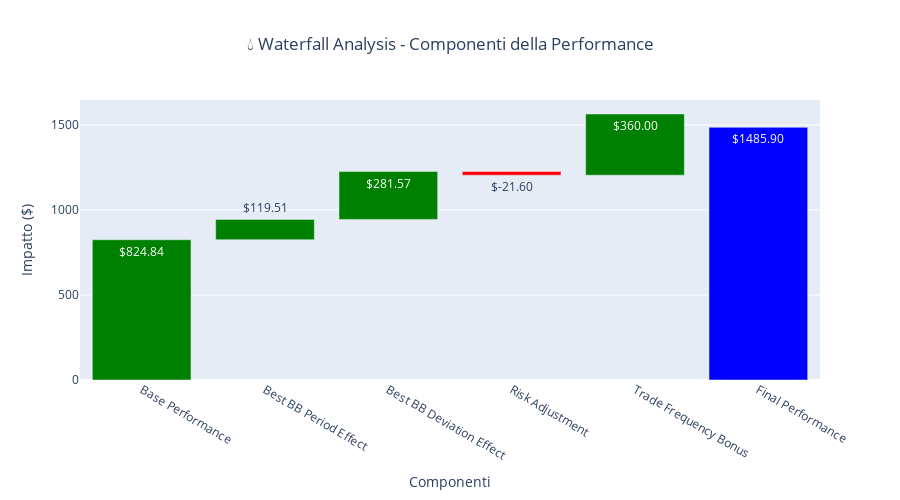
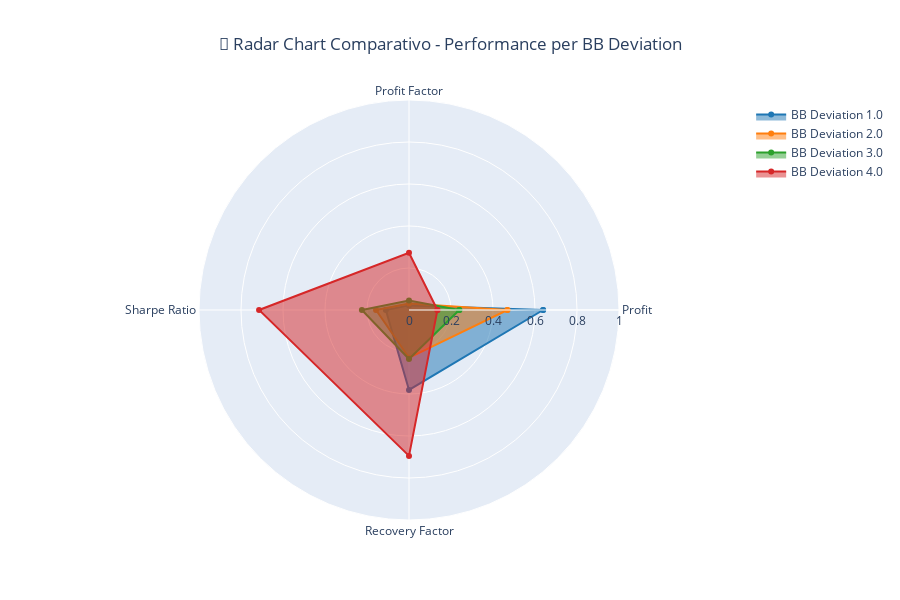
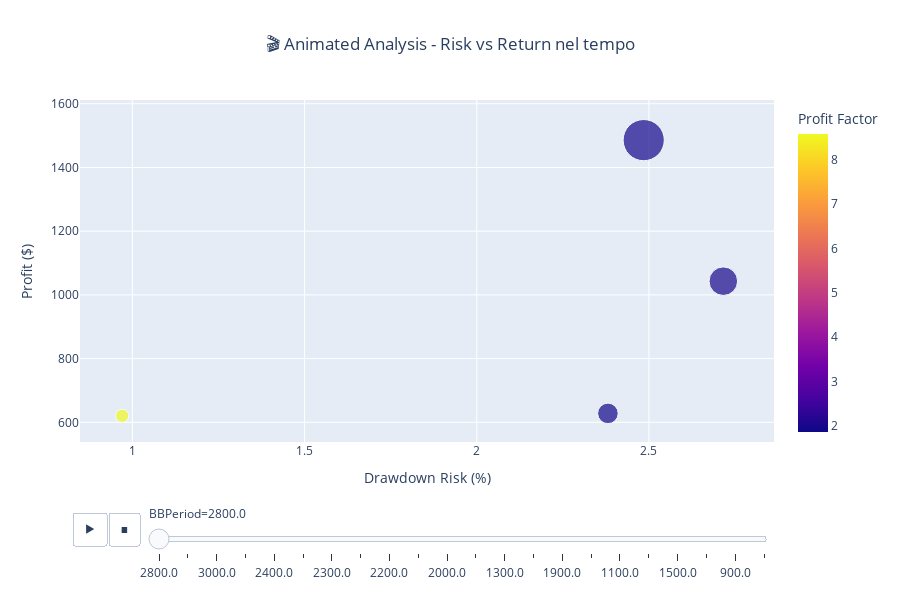

Notebook source saved alongside these figures, in order:
### Code cell
# 5. Advanced Analytics: Waterfall Chart and Performance Timeline

# Waterfall Chart for Performance Breakdown
performance_components = {
    'Base Performance': df['Profit'].mean(),
    'Best BB Period Effect': df.groupby('BBPeriod')['Profit'].mean().max() - df['Profit'].mean(),
    'Best BB Deviation Effect': df.groupby('BBDeviation')['Profit'].mean().max() - df['Profit'].mean(),
    'Risk Adjustment': -df['Equity DD %'].mean() * 10,  # Negative impact of risk
    'Trade Frequency Bonus': (df['Trades'].mean() - df['Trades'].min()) * 2,
    'Final Performance': df['Profit'].max()
}

# Create waterfall data
categories = list(performance_components.keys())
values = list(performance_components.values())
cumulative = np.cumsum([0] + values[:-1])

fig_waterfall = go.Figure()

# Add bars for each component
for i, (cat, val) in enumerate(zip(categories[:-1], values[:-1])):
    color = 'green' if val > 0 else 'red'
    fig_waterfall.add_trace(go.Bar(
        x=[cat],
        y=[val],
        base=cumulative[i] if i > 0 else 0,
        marker_color=color,
        name=cat,
        text=f'${val:.2f}',
        textposition='auto'
    ))

# Add final bar
fig_waterfall.add_trace(go.Bar(
    x=[categories[-1]],
    y=[values[-1]],
    marker_color='blue',
    name=categories[-1],
    text=f'${values[-1]:.2f}',
    textposition='auto'
))

fig_waterfall.update_layout(
    title="💧 Waterfall Analysis - Componenti della Performance",
    title_x=0.5,
    height=500,
    showlegend=False,
    xaxis_title="Componenti",
    yaxis_title="Impatto ($)"
)
fig_waterfall.show()

# Performance Radar Chart per ogni BB Deviation
fig_radar = go.Figure()

deviation_values = sorted(df['BBDeviation'].unique())
metrics = ['Profit', 'Profit Factor', 'Sharpe Ratio', 'Recovery Factor']

for dev in deviation_values:
    dev_data = df[df['BBDeviation'] == dev]
    
    # Normalize metrics to 0-1 scale for radar chart
    radar_values = []
    for metric in metrics:
        if metric == 'Profit':
            normalized = (dev_data[metric].mean() - df[metric].min()) / (df[metric].max() - df[metric].min())
        else:
            normalized = (dev_data[metric].mean() - df[metric].min()) / (df[metric].max() - df[metric].min())
        radar_values.append(normalized)
    
    # Close the radar chart
    radar_values += [radar_values[0]]
    
    fig_radar.add_trace(go.Scatterpolar(
        r=radar_values,
        theta=metrics + [metrics[0]],
        fill='toself',
        name=f'BB Deviation {dev}',
        line_color=colors[int(dev)-1] if int(dev)-1 < len(colors) else colors[0]
    ))

fig_radar.update_layout(
    polar=dict(
        radialaxis=dict(
            visible=True,
            range=[0, 1]
        )),
    title="🎯 Radar Chart Comparativo - Performance per BB Deviation",
    title_x=0.5,
    height=600
)
fig_radar.show()

# Animated Bubble Chart (simulating time progression through different parameters)
fig_animated = px.scatter(
    df, 
    x="Equity DD %", 
    y="Profit",
    size="Trades", 
    color="Profit Factor",
    hover_name="Pass",
    size_max=50,
    animation_frame="BBPeriod",
    animation_group="BBDeviation",
    title="🎬 Animated Analysis - Risk vs Return nel tempo",
    labels={
        "Equity DD %": "Drawdown Risk (%)",
        "Profit": "Profit ($)",
        "Trades": "Number of Trades",
        "Profit Factor": "Profit Factor"
    }
)

fig_animated.update_layout(
    title_x=0.5,
    height=600
)
fig_animated.show()

### Figure 1 — Plotly figure (JSON) as saved in the notebook; plotly's stock layout.template omitted (floating-point values rounded to 4 significant figures)
{"data": [{"base": 0, "marker": {"color": "green"}, "name": "Base Performance", "text": "$824.84", "textposition": "auto", "type": "bar", "x": ["Base Performance"], "y": [824.8]}, {"base": 824.8, "marker": {"color": "green"}, "name": "Best BB Period Effect", "text": "$119.51", "textposition": "auto", "type": "bar", "x": ["Best BB Period Effect"], "y": [119.5]}, {"base": 944.4, "marker": {"color": "green"}, "name": "Best BB Deviation Effect", "text": "$281.57", "textposition": "auto", "type": "bar", "x": ["Best BB Deviation Effect"], "y": [281.6]}, {"base": 1226.0, "marker": {"color": "red"}, "name": "Risk Adjustment", "text": "$-21.60", "textposition": "auto", "type": "bar", "x": ["Risk Adjustment"], "y": [-21.6]}, {"base": 1204.0, "marker": {"color": "green"}, "name": "Trade Frequency Bonus", "text": "$360.00", "textposition": "auto", "type": "bar", "x": ["Trade Frequency Bonus"], "y": [360]}, {"marker": {"color": "blue"}, "name": "Final Performance", "text": "$1485.90", "textposition": "auto", "type": "bar", "x": ["Final Performance"], "y": [1486.0]}], "layout": {"height": 500, "showlegend": false, "title": {"text": "💧 Waterfall Analysis - Componenti della Performance", "x": 0.5}, "xaxis": {"title": {"text": "Componenti"}}, "yaxis": {"title": {"text": "Impatto ($)"}}}}

### Figure 2 — Plotly figure (JSON) as saved in the notebook; plotly's stock layout.template omitted (floating-point values rounded to 4 significant figures)
{"data": [{"fill": "toself", "line": {"color": "#1f77b4"}, "name": "BB Deviation 1.0", "r": [0.6386, 0.02193, 0.1102, 0.3807, 0.6386], "theta": ["Profit", "Profit Factor", "Sharpe Ratio", "Recovery Factor", "Profit"], "type": "scatterpolar"}, {"fill": "toself", "line": {"color": "#ff7f0e"}, "name": "BB Deviation 2.0", "r": [0.4685, 0.03131, 0.1571, 0.2278, 0.4685], "theta": ["Profit", "Profit Factor", "Sharpe Ratio", "Recovery Factor", "Profit"], "type": "scatterpolar"}, {"fill": "toself", "line": {"color": "#2ca02c"}, "name": "BB Deviation 3.0", "r": [0.2395, 0.04515, 0.2243, 0.2336, 0.2395], "theta": ["Profit", "Profit Factor", "Sharpe Ratio", "Recovery Factor", "Profit"], "type": "scatterpolar"}, {"fill": "toself", "line": {"color": "#d62728"}, "name": "BB Deviation 4.0", "r": [0.1353, 0.2727, 0.714, 0.6947, 0.1353], "theta": ["Profit", "Profit Factor", "Sharpe Ratio", "Recovery Factor", "Profit"], "type": "scatterpolar"}], "layout": {"height": 600, "polar": {"radialaxis": {"range": [0, 1], "visible": true}}, "title": {"text": "🎯 Radar Chart Comparativo - Performance per BB Deviation", "x": 0.5}}}

### Figure 3 — Plotly figure (JSON) as saved in the notebook; plotly's stock layout.template omitted (floating-point values rounded to 4 significant figures)
{"data": [{"hovertemplate": "<b>%{hovertext}</b><br><br>BBPeriod=2800.0<br>Drawdown Risk (%)=%{x}<br>Profit ($)=%{y}<br>Number of Trades=%{marker.size}<br>Profit Factor=%{marker.color}<extra></extra>", "hovertext": [19.0, 41.0, 63.0, 85.0], "ids": [1.0, 2.0, 3.0, 4.0], "legendgroup": "", "marker": {"color": [1.949, 1.989, 1.862, 8.584], "coloraxis": "coloraxis", "size": [297.0, 143.0, 74.0, 31.0], "sizemode": "area", "sizeref": 0.35, "symbol": "circle"}, "mode": "markers", "name": "", "orientation": "v", "showlegend": false, "type": "scatter", "x": [2.485, 2.716, 2.381, 0.9702], "xaxis": "x", "y": [1486.0, 1043.0, 628.0, 620.4], "yaxis": "y"}], "layout": {"coloraxis": {"colorbar": {"title": {"text": "Profit Factor"}}, "colorscale": [[0, "#0d0887"], [0.1111, "#46039f"], [0.2222, "#7201a8"], [0.3333, "#9c179e"], [0.4444, "#bd3786"], [0.5556, "#d8576b"], [0.6667, "#ed7953"], [0.7778, "#fb9f3a"], [0.8889, "#fdca26"], [1, "#f0f921"]]}, "height": 600, "legend": {"itemsizing": "constant", "tracegroupgap": 0}, "sliders": [{"active": 0, "currentvalue": {"prefix": "BBPeriod="}, "len": 0.9, "pad": {"b": 10, "t": 60}, "steps": [{"args": [["2800.0"], {"frame": {"duration": 0, "redraw": false}, "fromcurrent": true, "mode": "immediate", "transition": {"duration": 0, "easing": "linear"}}], "label": "2800.0", "method": "animate"}, {"args": [["2900.0"], {"frame": {"duration": 0, "redraw": false}, "fromcurrent": true, "mode": "immediate", "transition": {"duration": 0, "easing": "linear"}}], "label": "2900.0", "method": "animate"}, {"args": [["3000.0"], {"frame": {"duration": 0, "redraw": false}, "fromcurrent": true, "mode": "immediate", "transition": {"duration": 0, "easing": "linear"}}], "label": "3000.0", "method": "animate"}, {"args": [["2700.0"], {"frame": {"duration": 0, "redraw": false}, "fromcurrent": true, "mode": "immediate", "transition": {"duration": 0, "easing": "linear"}}], "label": "2700.0", "method": "animate"}, {"args": [["2400.0"], {"frame": {"duration": 0, "redraw": false}, "fromcurrent": true, "mode": "immediate", "transition": {"duration": 0, "easing": "linear"}}], "label": "2400.0", "method": "animate"}, {"args": [["2500.0"], {"frame": {"duration": 0, "redraw": false}, "fromcurrent": true, "mode": "immediate", "transition": {"duration": 0, "easing": "linear"}}], "label": "2500.0", "method": "animate"}, {"args": [["2300.0"], {"frame": {"duration": 0, "redraw": false}, "fromcurrent": true, "mode": "immediate", "transition": {"duration": 0, "easing": "linear"}}], "label": "2300.0", "method": "animate"}, {"args": [["2600.0"], {"frame": {"duration": 0, "redraw": false}, "fromcurrent": true, "mode": "immediate", "transition": {"duration": 0, "easing": "linear"}}], "label": "2600.0", "method": "animate"}, {"args": [["2200.0"], {"frame": {"duration": 0, "redraw": false}, "fromcurrent": true, "mode": "immediate", "transition": {"duration": 0, "easing": "linear"}}], "label": "2200.0", "method": "animate"}, {"args": [["2100.0"], {"frame": {"duration": 0, "redraw": false}, "fromcurrent": true, "mode": "immediate", "transition": {"duration": 0, "easing": "linear"}}], "label": "2100.0", "method": "animate"}, {"args": [["2000.0"], {"frame": {"duration": 0, "redraw": false}, "fromcurrent": true, "mode": "immediate", "transition": {"duration": 0, "easing": "linear"}}], "label": "2000.0", "method": "animate"}, {"args": [["1200.0"], {"frame": {"duration": 0, "redraw": false}, "fromcurrent": true, "mode": "immediate", "transition": {"duration": 0, "easing": "linear"}}], "label": "1200.0", "method": "animate"}, {"args": [["1300.0"], {"frame": {"duration": 0, "redraw": false}, "fromcurrent": true, "mode": "immediate", "transition": {"duration": 0, "easing": "linear"}}], "label": "1300.0", "method": "animate"}, {"args": [["1400.0"], {"frame": {"duration": 0, "redraw": false}, "fromcurrent": true, "mode": "immediate", "transition": {"duration": 0, "easing": "linear"}}], "label": "1400.0", "method": "animate"}, {"args": [["1900.0"], {"frame": {"duration": 0, "redraw": false}, "fromcurrent": true, "mode": "immediate", "transition": {"duration": 0, "easing": "linear"}}], "label": "1900.0", "method": "animate"}, {"args": [["1800.0"], {"frame": {"duration": 0, "redraw": false}, "fromcurrent": true, "mode": "immediate", "transition": {"duration": 0, "easing": "linear"}}], "label": "1800.0", "method": "animate"}, {"args": [["1100.0"], {"frame": {"duration": 0, "redraw": false}, "fromcurrent": true, "mode": "immediate", "transition": {"duration": 0, "easing": "linear"}}], "label": "1100.0", "method": "animate"}, {"args": [["1700.0"], {"frame": {"duration": 0, "redraw": false}, "fromcurrent": true, "mode": "immediate", "transition": {"duration": 0, "easing": "linear"}}], "label": "1700.0", "method": "animate"}, {"args": [["1500.0"], {"frame": {"duration": 0, "redraw": false}, "fromcurrent": true, "mode": "immediate", "transition": {"duration": 0, "easing": "linear"}}], "label": "1500.0", "method": "animate"}, {"args": [["1600.0"], {"frame": {"duration": 0, "redraw": false}, "fromcurrent": true, "mode": "immediate", "transition": {"duration": 0, "easing": "linear"}}], "label": "1600.0", "method": "animate"}, {"args": [["900.0"], {"frame": {"duration": 0, "redraw": false}, "fromcurrent": true, "mode": "immediate", "transition": {"duration": 0, "easing": "linear"}}], "label": "900.0", "method": "animate"}, {"args": [["1000.0"], {"frame": {"duration": 0, "redraw": false}, "fromcurrent": true, "mode": "immediate", "transition": {"duration": 0, "easing": "linear"}}], "label": "1000.0", "method": "animate"}], "x": 0.1, "xanchor": "left", "y": 0, "yanchor": "top"}], "title": {"text": "🎬 Animated Analysis - Risk vs Return nel tempo", "x": 0.5}, "updatemenus": [{"buttons": [{"args": [null, {"frame": {"duration": 500, "redraw": false}, "fromcurrent": true, "mode": "immediate", "transition": {"duration": 500, "easing": "linear"}}], "label": "&#9654;", "method": "animate"}, {"args": [[null], {"frame": {"duration": 0, "redraw": false}, "fromcurrent": true, "mode": "immediate", "transition": {"duration": 0, "easing": "linear"}}], "label": "&#9724;", "method": "animate"}], "direction": "left", "pad": {"r": 10, "t": 70}, "showactive": false, "type": "buttons", "x": 0.1, "xanchor": "right", "y": 0, "yanchor": "top"}], "xaxis": {"anchor": "y", "domain": [0, 1], "title": {"text": "Drawdown Risk (%)"}}, "yaxis": {"anchor": "x", "domain": [0, 1], "title": {"text": "Profit ($)"}}}}
